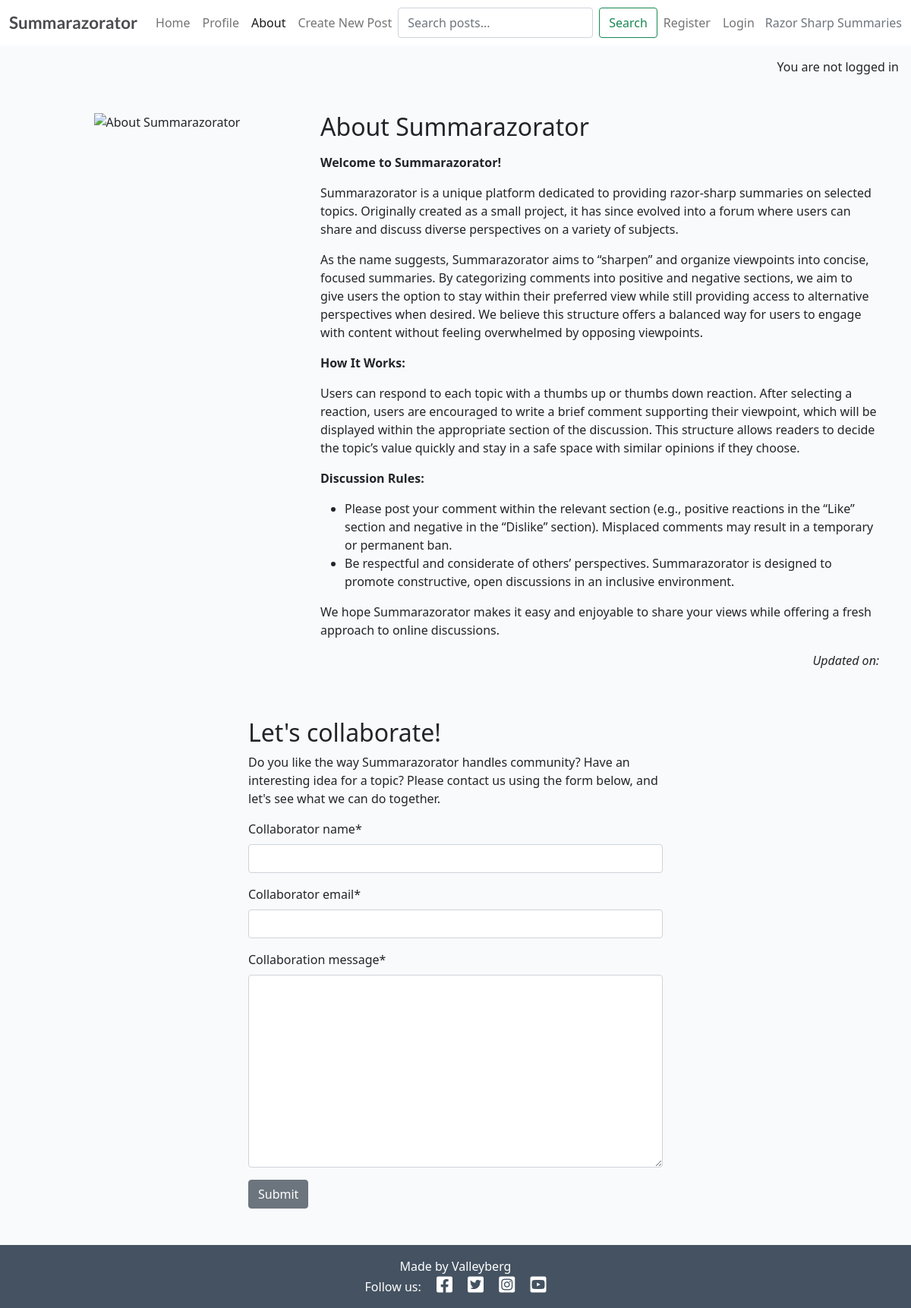
The page /about/ on the database its author committed.
### about/models.py (models this page shows, shortened)
class About(models.Model):
    about_title = models.CharField(max_length=200)
    about_logo_image = CloudinaryField('image', default='placeholder')
    about_updated_on = models.DateTimeField(auto_now=True)
    about_content = models.TextField()

### about/views.py (the view, shortened to what this page needs)
# urls.py: path('', views.about_srzr, name='about'),
def about_srzr(request):
    about = About.objects.all().order_by('-about_updated_on').first()
    collaborate_form = CollaborateForm()
    return render(
        request,
        'about/about.html',
        {
            'about': about,
            'collaborate_form': collaborate_form
        },
    )

### about/forms.py
class CollaborateForm(forms.ModelForm):
    class Meta:
        model = CollaborateRequest
        fields = ('collaborator_name', 'collaborator_email', 'collaboration_message')

### about/templates/about/about.html (shortened to what this page needs)
{% extends 'base.html' %}
{% load static %}
{% load crispy_forms_tags %}
{% block content %}
<div class="container mt-5">
    <div class="row">
        <div class="col-12 col-md-4 text-center">
            {% if "placeholder" in about.about_logo_image.url %}
            <img src="{% static 'images/rzrtr-logo.jpg' %}" width="75%" alt="placeholder image">
            {% else %}
            <img src="{{ about.about_logo_image.url }}" width="75%" alt="{{ about.about_title }}">
            {% endif %}
        </div>
        <div class="col-12 col-md-8">
            <h2>{{ about.about_title }}</h2>
            <p>{{ about.about_content | safe }}</p>
        </div>
    </div>
    <div class="row">
        <div class="col text-right">
            <p class="text-end"><em>Updated on: {{ about.updated_on }}</em></p>
        </div>
    </div>
    <div class="row justify-content-center">
        <div class="col-12 col-md-6 my-5">
            <h2>Let's collaborate!</h2>
            <p>Do you like the way Summarazorator handles community? Have an interesting idea for a topic? Please
                contact us using the form below, and let's see what we can do together.</p>
            <form method="post" id="collaboration-form">
                {{ collaborate_form | crispy }}
                <button class="btn btn-secondary" type="submit">Submit</button>
            </form>
        </div>
    </div>
</div>
{% endblock content %}

### static/css/style.css (style rules this page uses)
body { background-color: #F9FAFC; }
.main-bg { background-color: #F9FAFC; }

### rows shown on the page
About: about_title "About Summarazorator", about_content "Welcome to Summarazorator! Summarazorator is a unique platform dedicated to providing razor-sharp summaries on selected topics. Originally created as a small project, it has since evolved into a forum where users can share and discuss diverse perspectives on a variety of subjects. As the name suggests, Summarazorator aims to “sharpen” and organize viewpoints into concise, focused summaries. By categorizing comments into positive and negative sections, we aim to give users the option to stay within their preferred view while still providing access to alternative perspectives when desired. We believe this structure offers a balanced way for users to engage with content without feeling…"
